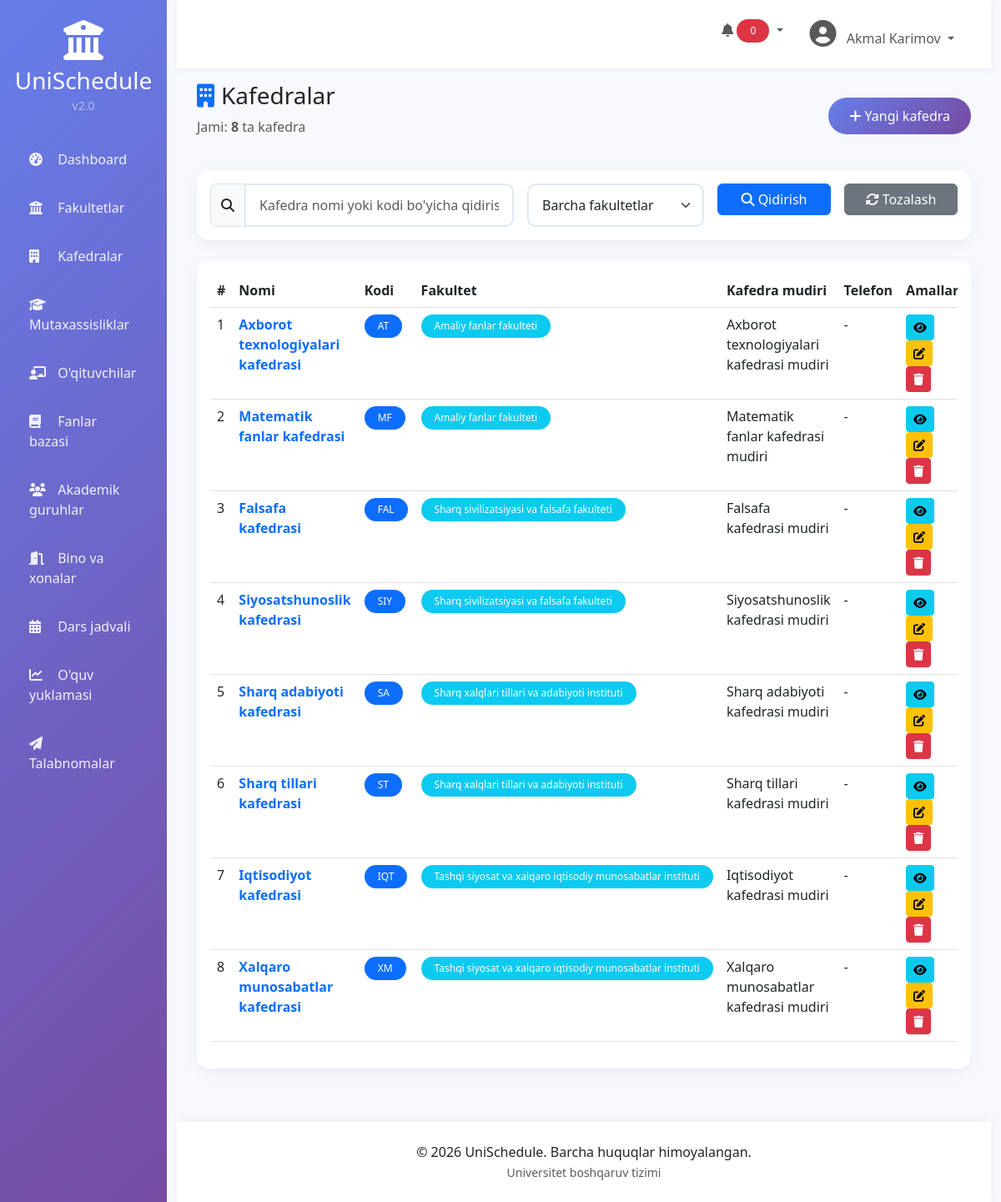
/departments/ (signed in), run on the app's committed database.
### departments/models.py (models this page shows, shortened)
class Department(models.Model):
    name = models.CharField(max_length=255, verbose_name="Nomi")
    code = models.CharField(max_length=20, unique=True, verbose_name="Kodi")
    faculty = models.ForeignKey(Faculty, on_delete=models.CASCADE, related_name='departments', verbose_name="Fakultet")
    head_name = models.CharField(max_length=255, blank=True, verbose_name="Kafedra mudiri")
    phone = models.CharField(max_length=20, blank=True, verbose_name="Telefon")
    email = models.EmailField(blank=True, verbose_name="Email")
    description = models.TextField(blank=True, verbose_name="Tavsif")
    created_at = models.DateTimeField(auto_now_add=True)
    updated_at = models.DateTimeField(auto_now=True)
    class Meta:
        verbose_name = "Kafedra"
        verbose_name_plural = "Kafedralar"
        ordering = ['faculty__name', 'name']

### faculties/models.py (models this page shows, shortened)
class Faculty(models.Model):
    name = models.CharField(max_length=255, verbose_name="Nomi")
    code = models.CharField(max_length=20, unique=True, verbose_name="Kodi")
    description = models.TextField(blank=True, verbose_name="Tavsif")
    dean_name = models.CharField(max_length=255, blank=True, verbose_name="Dekan ismi")
    phone = models.CharField(max_length=20, blank=True, verbose_name="Telefon")
    email = models.EmailField(blank=True, verbose_name="Email")
    established_date = models.DateField(null=True, blank=True, verbose_name="Tashkil etilgan sana")
    created_at = models.DateTimeField(auto_now_add=True)
    updated_at = models.DateTimeField(auto_now=True)
    class Meta:
        verbose_name = "Fakultet"
        verbose_name_plural = "Fakultetlar"
        ordering = ['name']

### departments/views.py (the view)
# urls.py: path('', views.department_list, name='department_list'),
@login_required
def department_list(request):
    departments = Department.objects.all().select_related('faculty')
    search_query = request.GET.get('search', '')
    if search_query:
        departments = departments.filter(
            Q(name__icontains=search_query) |
            Q(code__icontains=search_query) |
            Q(faculty__name__icontains=search_query)
        )
    faculty_filter = request.GET.get('faculty', '')
    if faculty_filter:
        departments = departments.filter(faculty__id=faculty_filter)
    paginator = Paginator(departments, 10)
    page_number = request.GET.get('page')
    page_obj = paginator.get_page(page_number)
    context = {
        'departments': page_obj,
        'total_count': departments.count(),
        'search_query': search_query,
        'faculty_filter': faculty_filter,
        'faculties': Faculty.objects.all(),
    }
    return render(request, 'departments/list.html', context)

### templates/departments/list.html (shortened to what this page needs)
{% extends 'base.html' %}
{% block content %}
<div class="d-flex justify-content-between align-items-center mb-4">
    <div>
        <h1 class="h3 mb-0">
            <i class="fas fa-building text-primary me-2"></i>Kafedralar
        </h1>
        <p class="text-muted mt-2">Jami: <strong>{{ total_count }}</strong> ta kafedra</p>
    </div>
    <a href="{% url 'department_create' %}" class="btn btn-custom">
        <i class="fas fa-plus"></i> Yangi kafedra
    </a>
</div>
<div class="card mb-4">
    <div class="card-body">
        <form method="GET" class="row g-3">
            <div class="col-md-5">
                <div class="input-group">
                    <span class="input-group-text"><i class="fas fa-search"></i></span>
                    <input type="text" name="search" class="form-control"
                           placeholder="Kafedra nomi yoki kodi bo'yicha qidirish..."
                           value="{{ search_query }}">
                </div>
            </div>
            <div class="col-md-3">
                <select name="faculty" class="form-select">
                    <option value="">Barcha fakultetlar</option>
                </select>
            </div>
            <div class="col-md-2">
                <button type="submit" class="btn btn-primary w-100">
                    <i class="fas fa-search"></i> Qidirish
                </button>
            </div>
            <div class="col-md-2">
                <a href="{% url 'department_list' %}" class="btn btn-secondary w-100">
                    <i class="fas fa-sync-alt"></i> Tozalash
                </a>
            </div>
        </form>
    </div>
</div>
<div class="card">
    <div class="card-body">
        <div class="table-responsive">
            <table class="table table-hover">
                <thead>
                    <tr>
                        <th>#</th>
                        <th>Nomi</th>
                        <th>Kodi</th>
                        <th>Fakultet</th>
                        <th>Kafedra mudiri</th>
                        <th>Telefon</th>
                        <th>Amallar</th>
                    </tr>
                </thead>
                <tbody>
                    {% for department in departments %}
                    <tr>
                        <td>{{ forloop.counter }}</td>
                        <td>
                            <a href="{% url 'department_detail' department.id %}" class="text-decoration-none">
                                <strong>{{ department.name }}</strong>
                            </a>
                        </td>
                        <td><span class="badge bg-primary">{{ department.code }}</span></td>
                        <td>
                            <span class="badge bg-info">{{ department.faculty.name }}</span>
                        </td>
                        <td>{{ department.head_name|default:"-" }}</td>
                        <td>{{ department.phone|default:"-" }}</td>
                        <td>
                            <a href="{% url 'department_detail' department.id %}" class="btn btn-sm btn-info" title="Ko'rish">
                                <i class="fas fa-eye"></i>
                            </a>
                            <a href="{% url 'department_edit' department.id %}" class="btn btn-sm btn-warning" title="Tahrirlash">
                                <i class="fas fa-edit"></i>
                            </a>
                            <a href="{% url 'department_delete' department.id %}" class="btn btn-sm btn-danger" title="O'chirish"
                               onclick="return confirm('O\'chirishni tasdiqlaysizmi?')">
                                <i class="fas fa-trash"></i>
                            </a>
                        </td>
                    </tr>
                    {% endfor %}
                </tbody>
            </table>
        </div>
    </div>
</div>
{% endblock %}

### templates/base.html (shortened to what this page needs)
<!DOCTYPE html>
<html lang="uz">
<head>
    <link href="https://cdn.jsdelivr.net/npm/bootstrap@5.3.0/dist/css/bootstrap.min.css" rel="stylesheet">
    <link href="https://cdnjs.cloudflare.com/ajax/libs/font-awesome/6.4.0/css/all.min.css" rel="stylesheet">
    <link href="https://cdn.datatables.net/1.13.6/css/dataTables.bootstrap5.min.css" rel="stylesheet">
    {% load static %}
    <link rel="stylesheet" href="{% static 'css/style.css' %}">
</head>
<body>
    <div class="container-fluid">
        <div class="row">
            <div class="col-md-3 col-lg-2 px-0 sidebar" id="sidebar">
                <div class="text-center py-4">
                    <div class="logo">
                        <i class="fas fa-university fa-3x text-white mb-2"></i>
                        <h3 class="text-white mb-0">UniSchedule</h3>
                        <small class="text-white-50">v2.0</small>
                    </div>
                </div>
                <nav class="nav flex-column">
                    <a class="nav-link {% if request.resolver_match.url_name == 'dashboard' %}active{% endif %}" href="/">
                        <i class="fas fa-tachometer-alt"></i> <span>Dashboard</span>
                    </a>
                    <a class="nav-link" href="/faculties/">
                        <i class="fas fa-university"></i> <span>Fakultetlar</span>
                    </a>
                    <a class="nav-link" href="/departments/">
                        <i class="fas fa-building"></i> <span>Kafedralar</span>
                    </a>
                    <a class="nav-link" href="/specializations/">
                        <i class="fas fa-graduation-cap"></i> <span>Mutaxassisliklar</span>
                    </a>
                    <a class="nav-link" href="/teachers/">
                        <i class="fas fa-chalkboard-user"></i> <span>O'qituvchilar</span>
                    </a>
                    <a class="nav-link" href="/subjects/">
                        <i class="fas fa-book"></i> <span>Fanlar bazasi</span>
                    </a>
                    <a class="nav-link" href="/groups/">
                        <i class="fas fa-users"></i> <span>Akademik guruhlar</span>
                    </a>
                    <a class="nav-link" href="/rooms/">
                        <i class="fas fa-door-open"></i> <span>Bino va xonalar</span>
                    </a>
                    <a class="nav-link" href="/schedule/">
                        <i class="fas fa-calendar-alt"></i> <span>Dars jadvali</span>
                    </a>
                    <a class="nav-link" href="/workload/">
                        <i class="fas fa-chart-line"></i> <span>O'quv yuklamasi</span>
                    </a>
                    <a class="nav-link" href="/requests/">
                        <i class="fas fa-paper-plane"></i> <span>Talabnomalar</span>
                    </a>
                </nav>
            </div>
            <div class="col-md-9 col-lg-10 main-content">
                <nav class="navbar navbar-expand-lg navbar-custom">
                    <div class="container-fluid">
                        <div class="collapse navbar-collapse">
                            <ul class="navbar-nav ms-auto">
                                <li class="nav-item me-3">
                                    <div class="dropdown">
                                        <button class="btn btn-link nav-link dropdown-toggle" type="button" id="notificationDropdown" data-bs-toggle="dropdown">
                                            <i class="fas fa-bell"></i>
                                            <span class="badge bg-danger" id="notificationBadge">0</span>
                                        </button>
                                    </div>
                                </li>
                                <li class="nav-item dropdown">
                                    <a class="nav-link dropdown-toggle" href="#" id="navbarDropdown" role="button" data-bs-toggle="dropdown">
                                        <i class="fas fa-user-circle fa-2x"></i>
                                        <span class="ms-2">{{ user.get_full_name|default:user.username }}</span>
                                    </a>
                                </li>
                            </ul>
                        </div>
                    </div>
                </nav>
                <div class="px-4 py-3 fade-in">
                    {% block content %}{% endblock %}
                </div>
                <div class="footer">
                    <p class="mb-0">
                        &copy; 2026 UniSchedule. Barcha huquqlar himoyalangan.
                        <br>
                        <small class="text-muted">Universitet boshqaruv tizimi</small>
                    </p>
                </div>
            </div>
        </div>
    </div>
</body>
</html>

### static/css/style.css (style rules this page uses)
:root { --primary: #667eea; --primary-dark: #5a67d8; --secondary: #764ba2; --success: #48bb78; --danger: #f56565; --warning: #ed8936; --info: #4299e1; --dark: #2d3748; --light: #f7fafc; }
* { margin: 0; padding: 0; box-sizing: border-box; }
body { font-family: 'Segoe UI', Tahoma, Geneva, Verdana, sans-serif; background: linear-gradient(135deg, #667eea 0%, #764ba2 100%); min-height: 100vh; }
.sidebar { background: linear-gradient(135deg, var(--primary) 0%, var(--secondary) 100%); box-shadow: 2px 0 20px rgba(0,0,0,0.1); transition: all 0.3s; }
.sidebar .nav-link { color: rgba(255,255,255,0.9); padding: 12px 20px; margin: 5px 15px; border-radius: 10px; transition: all 0.3s; position: relative; overflow: hidden; }
.sidebar .nav-link::before { content: ''; position: absolute; top: 0; left: -100%; width: 100%; height: 100%; background: rgba(255,255,255,0.1); transition: left 0.3s; }
.sidebar .nav-link i { margin-right: 10px; width: 20px; }
.main-content { background: #f8f9fc; min-height: 100vh; }
.navbar-custom { background: white; box-shadow: 0 2px 10px rgba(0,0,0,0.05); padding: 1rem 1.5rem; }
.card { border: none; border-radius: 15px; box-shadow: 0 5px 15px rgba(0,0,0,0.05); transition: all 0.3s; overflow: hidden; }
.btn-custom { background: linear-gradient(135deg, var(--primary) 0%, var(--secondary) 100%); color: white; border: none; padding: 10px 25px; border-radius: 25px; transition: all 0.3s; position: relative; overflow: hidden; }
.form-control, .form-select { border-radius: 10px; border: 2px solid #e2e8f0; transition: all 0.3s; padding: 0.75rem 1rem; }
.badge { padding: 0.5rem 1rem; border-radius: 20px; font-weight: 500; }
.fade-in { animation: fadeIn 0.5s ease-in; }
.footer { background: white; padding: 1.5rem; text-align: center; margin-top: 3rem; box-shadow: 0 -2px 10px rgba(0,0,0,0.05); }

### templates/base.html (style rules this page uses)
.sidebar { min-height: 100vh; }

### data on the page
Department: name "Axborot texnologiyalari kafedrasi", code "AT", faculty.name "Amaliy fanlar fakulteti", head_name "Axborot texnologiyalari kafedrasi mudiri", phone "-"
Department: name "Matematik fanlar kafedrasi", code "MF", faculty.name "Amaliy fanlar fakulteti", head_name "Matematik fanlar kafedrasi mudiri", phone "-"
Department: name "Falsafa kafedrasi", code "FAL", faculty.name "Sharq sivilizatsiyasi va falsafa fakulteti", head_name "Falsafa kafedrasi mudiri", phone "-"
Department: name "Siyosatshunoslik kafedrasi", code "SIY", faculty.name "Sharq sivilizatsiyasi va falsafa fakulteti", head_name "Siyosatshunoslik kafedrasi mudiri", phone "-"
Department: name "Sharq adabiyoti kafedrasi", code "SA", faculty.name "Sharq xalqlari tillari va adabiyoti instituti", head_name "Sharq adabiyoti kafedrasi mudiri", phone "-"
Department: name "Sharq tillari kafedrasi", code "ST", faculty.name "Sharq xalqlari tillari va adabiyoti instituti", head_name "Sharq tillari kafedrasi mudiri", phone "-"
Department: name "Iqtisodiyot kafedrasi", code "IQT", faculty.name "Tashqi siyosat va xalqaro iqtisodiy munosabatlar instituti", head_name "Iqtisodiyot kafedrasi mudiri", phone "-"
Department: name "Xalqaro munosabatlar kafedrasi", code "XM", faculty.name "Tashqi siyosat va xalqaro iqtisodiy munosabatlar instituti", head_name "Xalqaro munosabatlar kafedrasi mudiri", phone "-"

### other printed values
{{ user.get_full_name|default:user.username }} "Akmal Karimov"
{{ total_count }} "8"
